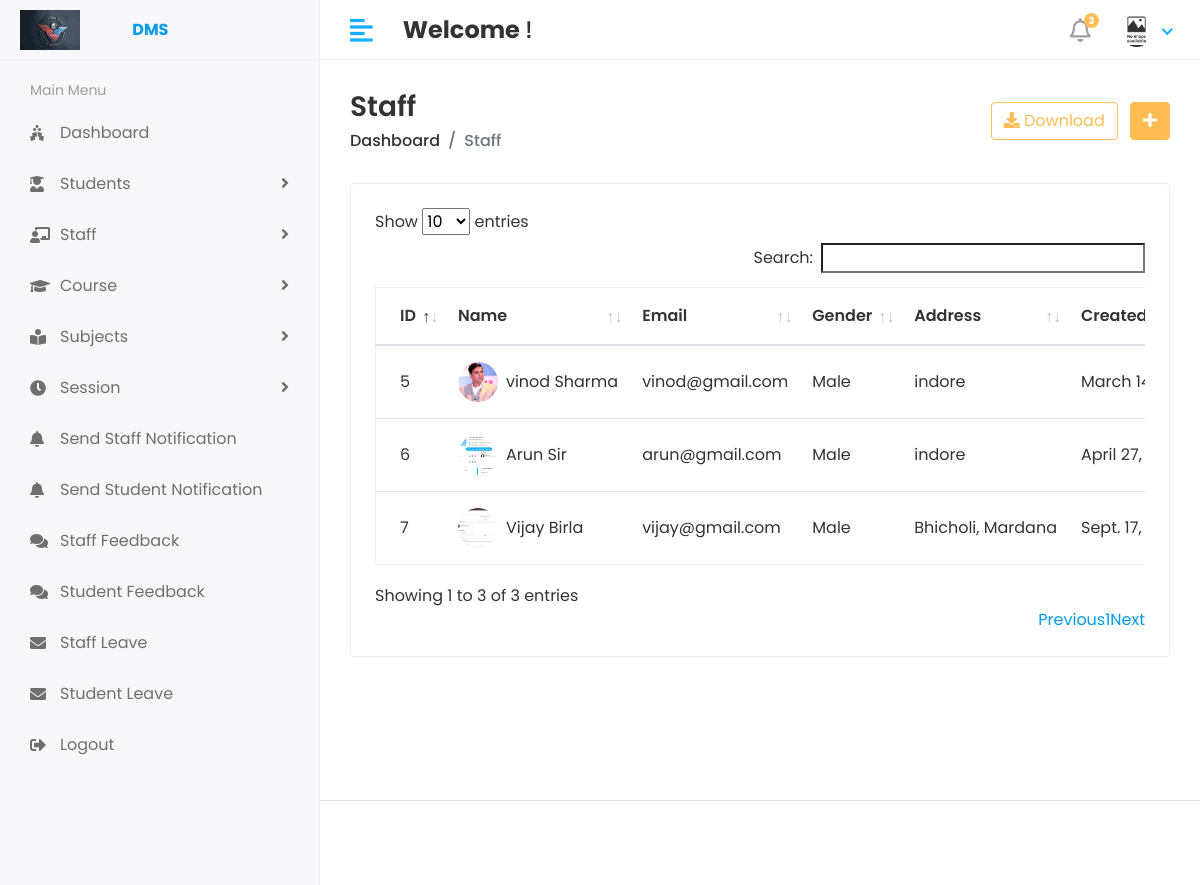
/Hod/Staff/View (signed in), run on the app's committed database.
### app/models.py (models this page shows, shortened)
class Staff(models.Model):
    admin = models.OneToOneField(CustomUser,on_delete=models.CASCADE)
    address = models.TextField()
    gender = models.CharField(max_length=100)
    created_at  = models.DateTimeField(auto_now_add=True)
    update_at = models.DateTimeField(auto_now=True)

class CustomUser(AbstractUser):
    USER = (
        (1,'HOD'),
        (2,'STAFF'),
        (3,'STUDENT'),
    )
    user_type = models.CharField(choices=USER,max_length=50,default=1)
    profile_pic  = models.ImageField(upload_to='media/profile_pic')

### app/Hod_Views.py (the view)
# urls.py: path('Hod/Staff/View',Hod_Views.VIEW_STAFF,name='view_staff'),
@login_required(login_url='/')
def VIEW_STAFF(request):
    staff = Staff.objects.all()
    context ={
        'staff':staff
    }
    return render(request,"Hod/view_staff.html",context)

### templates/Hod/view_staff.html (shortened to what this page needs)
{% extends 'base.html' %}
{% block content %}
<div class="content container-fluid">
    <div class="page-header">
       <div class="row align-items-center">
          <div class="col">
             <h3 class="page-title">Staff</h3>
             <ul class="breadcrumb">
                <li class="breadcrumb-item"><a href="index.html">Dashboard</a></li>
                <li class="breadcrumb-item active">Staff</li>
             </ul>
          </div>
          <div class="col-auto text-right float-right ml-auto">
             <a href="#" class="btn btn-outline-primary mr-2"><i class="fas fa-download"></i> Download</a>
             <a href="{% url 'add_staff' %}" class="btn btn-primary"><i class="fas fa-plus"></i></a>
          </div>
       </div>
    </div>
    <div class="row">
       <div class="col-sm-12">
          <div class="card card-table">
             <div class="card-body">
                <div class="table-responsive">
                   <table class="table table-hover table-center mb-0 datatable" id="table_id">
                      <thead>
                         <tr>
                            <th>ID</th>
                            <th>Name</th>
                            <th>Email</th>
                            <th>Gender</th>
                            <th>Address</th>
                            <th>Created At</th>
                         </tr>
                      </thead>
                      <tbody>
                        {% for i in staff %}
                         <tr>
                            <td>{{ i.id }}</td>
                            <td>
                               <h2 class="table-avatar">
                                  <a href="#" class="avatar avatar-sm mr-2"><img class="avatar-img rounded-circle" src="{{i.admin.profile_pic.url}}" alt=""/></a>
                                  <a href="#">{{ i.admin.first_name }} {{ i.admin.last_name}}</a>
                               </h2>
                            </td>
                            <td>{{ i.admin.email }}</td>
                            <td>{{ i.gender}}</td>
                            <td>{{ i.address }}</td>
                            <td>{{ i.created_at }}</td>
                         </tr>
                         {% endfor %}
                      </tbody>
                   </table>
                </div>
             </div>
          </div>
       </div>
    </div>
 </div>
</div>
{% endblock  %}

### static/assets/css/style.css (style rules this page uses)
html { height: 100%; }
body { background-color: #fff; color: #333; font-family: 'Poppins', sans-serif; font-size: 1rem; height: 100%; line-height: 1.5; overflow-x: hidden; }
h1, h2, h3, h4, h5, h6 { font-family: 'Poppins', sans-serif; margin-top: 0; }
a { color: #009ce7; }
input, button, a { transition: all 0.4s ease; -moz-transition: all 0.4s ease; -o-transition: all 0.4s ease; -ms-transition: all 0.4s ease; -webkit-transition: all 0.4s ease; }
ul, ol { padding: 0px; list-style: none; }
.table { color: #333; max-width: 100%; margin-bottom: 0; width: 100%; }
.table.dataTable { border-collapse: collapse !important; border: 1px solid rgba(0, 0, 0, 0.05); }
table.table td h2 { display: inline-block; font-size: inherit; font-weight: 400; margin: 0; padding: 0; vertical-align: middle; }
table.table td h2.table-avatar { align-items: center; display: inline-flex; font-size: inherit; font-weight: 400; margin: 0; padding: 0; vertical-align: middle; white-space: nowrap; }
table.table td h2 a { color: #333; }
.table thead tr th { font-weight: 600; }
.table tbody tr { border-bottom: 1px solid rgba(0, 0, 0, 0.05); }
.table.table-center td, .table.table-center th { vertical-align: middle; }
.card-table .card-body .table > thead > tr > th { border-top: 0; }
.card-table .card-body .table tr td:first-child, .card-table .card-body .table tr th:first-child { padding-left: 1.5rem; }
.card-table .table td, .card-table .table th { border-top: 1px solid #e2e5e8; padding: 1rem 0.75rem; white-space: nowrap; }
.btn-primary { background-color: #FFBC53; border: 1px solid #FFBC53; }
.btn-outline-primary { color: #FFBC53; border-color: #FFBC53; }
.card { border: 1px solid #ececf5; box-shadow: 0 1px 3px 0 rgba(0, 0, 0, 0.03); margin-bottom: 1.875rem; }
.card-body { padding: 1.5rem; }
.avatar { position: relative; display: inline-block; width: 3rem; height: 3rem }
.avatar > img { width: 100%; height: 100%; -o-object-fit: cover; object-fit: cover; }
.avatar-sm { width: 2.5rem; height: 2.5rem; }
.page-wrapper > .content { padding: 1.875rem 1.875rem 0; }
.page-header { margin-bottom: 1.875rem; }
.page-header .breadcrumb { background-color: transparent; color: #6c757d; font-size: 1rem; font-weight: 500; margin-bottom: 0; padding: 0; }
.page-header .breadcrumb a { color: #333; }
.page-title { font-size: 28px; font-weight: 600; color: #333; margin-bottom: 5px; }

### data on the page
Staff: id "5", admin.profile_pic (picture), admin.first_name "vinod", admin.last_name "Sharma", admin.email "vinod@gmail.com", gender "Male", address "indore", created_at "March…"
Staff: id "6", admin.profile_pic (picture), admin.first_name "Arun", admin.last_name "Sir", admin.email "arun@gmail.com", gender "Male", address "indore", created_at "April 27,…"
Staff: id "7", admin.profile_pic (picture), admin.first_name "Vijay", admin.last_name "Birla", admin.email "vijay@gmail.com", gender "Male", address "Bhicholi, Mardana", created_at "Sept. 17,…"
